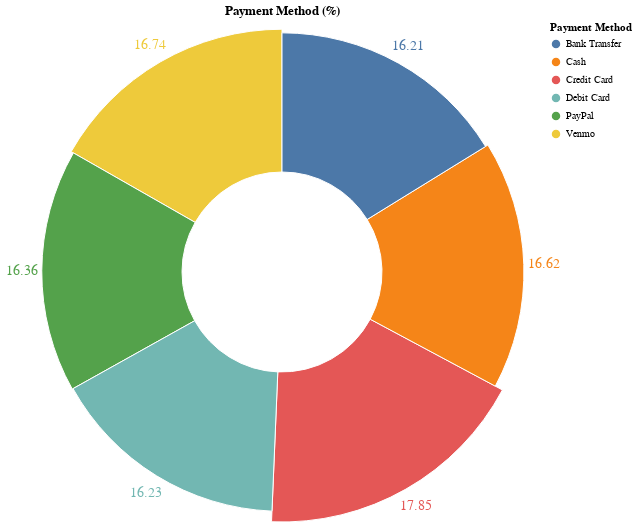

The code cell stored with this chart in its notebook:
### Markdown cell above
# Payment Methods Used in Purchase Transactions by Customers

### Code cell
payment_method_counts = df['Payment Method'].value_counts(normalize=True).reset_index()
payment_method_counts.columns = ['Payment Method', 'Percentage']
payment_method_counts['Percentage'] *= 100 


base = alt.Chart(payment_method_counts).encode(
    alt.Theta(field="Percentage", type="quantitative", stack=True),  
    alt.Radius(field="Percentage", type="quantitative").scale(type="sqrt", zero=True, rangeMin=20),  
    color=alt.Color(field="Payment Method", type="nominal"),  
)

c1 = base.mark_arc(innerRadius=100, stroke="#fff")

c2 = base.mark_text(radiusOffset=20).encode(
    text=alt.Text(field="Percentage", type="quantitative", format=".2f"),  
)

chart = (c1 + c2).properties(
    title="Payment Method (%)",
    width = 500,
    height = 500,
).configure_mark(
    fontSize=14,
)

chart.show()

### Figure 1 — Vega-Lite specification as saved in the notebook (floating-point values rounded to 4 significant figures)
{"config": {"view": {"continuousWidth": 300, "continuousHeight": 300}, "mark": {"fontSize": 14}}, "layer": [{"mark": {"type": "arc", "innerRadius": 100, "stroke": "#fff"}, "encoding": {"color": {"field": "Payment Method", "type": "nominal"}, "radius": {"field": "Percentage", "scale": {"type": "sqrt", "zero": true, "rangeMin": 20}, "type": "quantitative"}, "theta": {"field": "Percentage", "stack": true, "type": "quantitative"}}}, {"mark": {"type": "text", "radiusOffset": 20}, "encoding": {"color": {"field": "Payment Method", "type": "nominal"}, "radius": {"field": "Percentage", "scale": {"type": "sqrt", "zero": true, "rangeMin": 20}, "type": "quantitative"}, "text": {"field": "Percentage", "format": ".2f", "type": "quantitative"}, "theta": {"field": "Percentage", "stack": true, "type": "quantitative"}}}], "data": {"name": "data-f7236985b9df141077b90aeaf811c05c"}, "height": 500, "title": "Payment Method (%)", "width": 500, "$schema": "https://vega.github.io/schema/vega-lite/v5.20.1.json", "datasets": {"data-f7236985b9df141077b90aeaf811c05c": [{"Payment Method": "Credit Card", "Percentage": 17.85}, {"Payment Method": "Venmo", "Percentage": 16.74}, {"Payment Method": "Cash", "Percentage": 16.62}, {"Payment Method": "PayPal", "Percentage": 16.36}, {"Payment Method": "Debit Card", "Percentage": 16.23}, {"Payment Method": "Bank Transfer", "Percentage": 16.21}]}}
